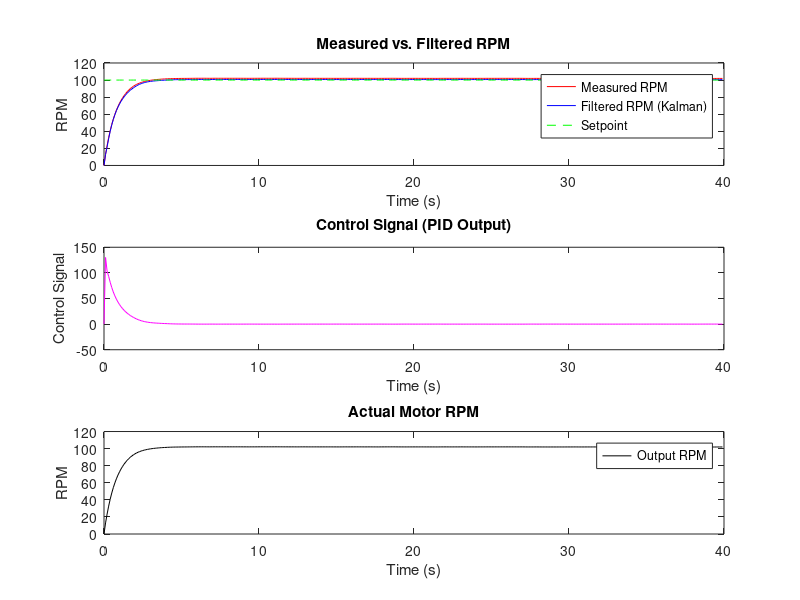

Write MATLAB code to recreate this figure.
% Simulação de Controle de Motor com PID e Filtro de Kalman

clc;
clear;
close all;

% Parâmetros do sistema
setpoint = 100; % RPM desejado
N = 400; % Número de steps
Ts = 0.1; % Tempo de amostragem

% Matriz de estados (modelo discreto)
A = [0, 1, 0; 0, 0, 1; -4.23, -9.28, -2.14];
B = [0; 0; 4.23];
H = [1, 0, 0];
Ad = eye(3) + A*Ts; % Discretização de A
Bd = B*Ts;
Hd = H;

% Inicialização do filtro de Kalman
xh = [0; 0; 0]; % Estado inicial estimado
P = 100*eye(3); % Covariância inicial
Q = 1.2*eye(3); % Covariância do processo
R = 0.5; % Covariância do ruído de medida
K = [1; 1; 1]; % Ganho de Kalman

% Parâmetros PID
Kp = 1.2;
Ki = 0.01;
Kd = 0.01;
integral = 0;
lastError = 0;

% Variáveis para plotagem
time = (0:N-1) * Ts;
measuredRPM = zeros(1, N);
filteredRPM = zeros(1, N);
controlSignal = zeros(1, N);
outputRPM = zeros(1, N);

% Simulação do sistema com dados fictícios de RPM
for k = 2:N
    % Sinal de controle (PID)
    error = setpoint - xh(1);
    integral = integral + error * Ts;
    derivative = (error - lastError) / Ts;
    pidOutput = Kp * error + Ki * integral + Kd * derivative;
    lastError = error;
    
    % Simulação do sistema (ruído e processo fictício)
    w = 0.0367 * (rand() - 0.5); % Ruído do processo
    v = 0.0231 * (rand() - 0.5); % Ruído de medida
    outputRPM(k) = outputRPM(k-1) + Ts * pidOutput + w; % RPM simulado (planta)
    measuredRPM(k) = outputRPM(k) + v; % RPM medido com ruído

    % Filtro de Kalman
    % Predição
    xh = Ad * xh + Bd * pidOutput;
    P = Ad * P * Ad' + Q;
    
    % Atualização (medida)
    S = H * P * H' + R;
    K = P * H' / S;
    xh = xh + K * (measuredRPM(k) - H * xh);
    P = P - K * H * P;

    % Armazena valores filtrados
    filteredRPM(k) = xh(1);
    controlSignal(k) = pidOutput;
end

% Plotagem dos resultados
figure;
subplot(3,1,1);
plot(time, measuredRPM, 'r', 'DisplayName', 'Measured RPM');
hold on;
plot(time, filteredRPM, 'b', 'DisplayName', 'Filtered RPM (Kalman)');
plot(time, setpoint*ones(1,N), 'g--', 'DisplayName', 'Setpoint');
title('Measured vs. Filtered RPM');
xlabel('Time (s)');
ylabel('RPM');
legend;

subplot(3,1,2);
plot(time, controlSignal, 'm');
title('Control Signal (PID Output)');
xlabel('Time (s)');
ylabel('Control Signal');

subplot(3,1,3);
plot(time, outputRPM, 'k', 'DisplayName', 'Output RPM');
title('Actual Motor RPM');
xlabel('Time (s)');
ylabel('RPM');
legend;
